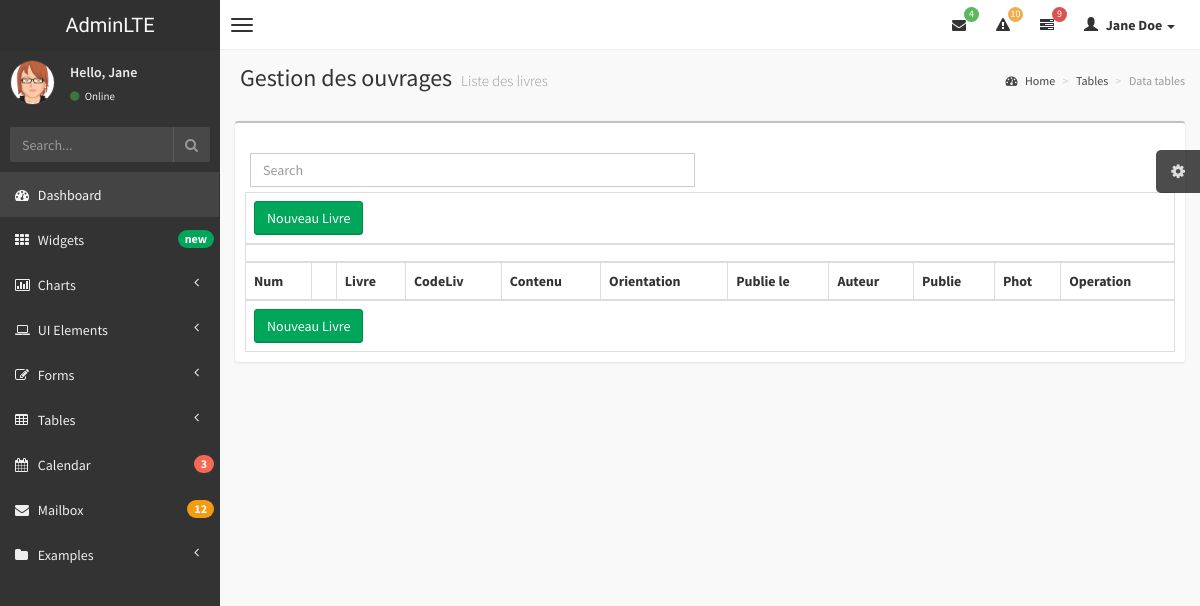
Before: /ouvrage/liste/ with the older database file.
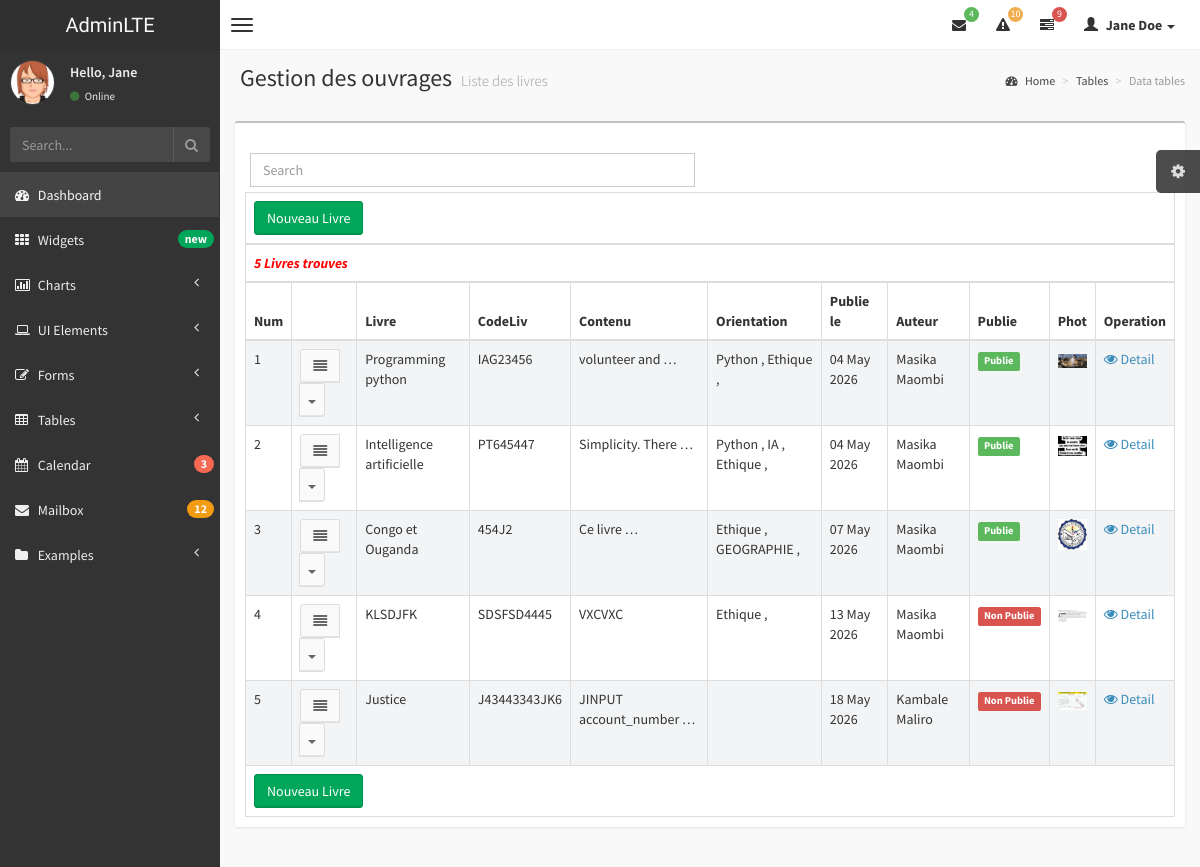
After: the same page with the newer database file.
### ouvrages/models.py (models this page shows, shortened)
class Article(models.Model):
    titre=models.CharField(max_length=50)
    tag=models.ManyToManyField(
        to=Etiquette,
        blank=True, related_name='tag'
    )
    auteur=models.ForeignKey(
        to=Auteur,on_delete=models.SET_NULL,null=True,related_name='auteur'
    )
    ville=models.ForeignKey(to=Ville, on_delete=models.SET_NULL,null=True, related_name='ville')
    date_publication=models.DateField(auto_now_add=True)
    code_livre=models.CharField(max_length=15,null=True,unique=True,validators=[MinLengthValidator(5)])
    image_livre=models.ImageField(upload_to='cover_pict_liv/',null=True, blank=True)
    contenu=models.TextField()
    est_publie=models.BooleanField(default=False)
    nb_vues=models.PositiveIntegerField(default=0)
    link_livre=models.URLField(max_length=200,null=True)

class Etiquette(models.Model):
    tags=models.CharField(max_length=20, unique=True)

class Auteur(models.Model):
    GenreListe=(
        ('F',"Feminin"),
        ('M',"Masculin"))
    nom=models.CharField(max_length=50)
    prenom=models.CharField(max_length=50)
    datenaiss=models.DateField()
    Genre=models.CharField(max_length=1,choices=GenreListe)
    ville=models.ForeignKey(to=Ville, on_delete=models.SET_NULL,null=True, related_name='ville_autre')

### ouvrages/views.py (the view)
# urls.py: path('ouvrage/liste/', views.liste_livre,name='liste_article'),
def liste_livre(request):
    artic=Article.objects.all()
    context={
        'article':artic,
        }
    return render(request, "liste_livres.html",context)

### ouvrages/templates/liste_livres.html (shortened to what this page needs)
{% include "nav.html" %}
{% block content %}
<aside class="right-side">
    <section class="content-header">
        <h1>
            Gestion des ouvrages
            <small>Liste des livres</small>
        </h1>
        <ol class="breadcrumb">
            <li><a href="#"><i class="fa fa-dashboard"></i> Home</a></li>
            <li><a href="#">Tables</a></li>
            <li class="active">Data tables</li>
        </ol>
    </section>
    <section class="content">
        <div class="row">
            <div class="col-xs-12">
                <div class="box">
                    <div class="box-header">
                        <h3 class="box-title"></h3>
                    </div>
                    <label class="input input-bordered flex col-sm-6">
                        <input type="search" class="form-control md-4" placeholder="Search" name="mot_cle"
                            hx-get="{% url 'rechercher_livre' %}" hx-trigger="keyup delay:1s" hx-target="#example1"
                            hx-indicator="#transition"
                            hx-on::before-request="document.getElementById('example1').style.opacity=0.4;"
                            hx-on::after-request="document.getElementById('example1').style.opacity=1.0;" />
                    </label>
                    <div class="box-body table-responsive">
                        {% include "tableau_livre.html" %}
                    </div>
                </div>
            </div>
        </div>
    </section>
</aside>
{% endblock %}

### ouvrages/templates/parties/rows_livre.html (shortened to what this page needs)
{% if article %}
{% for article in article %}
<tr id='data_tab'>
    <td> {{ forloop.counter }}</td>
    <td>
                                        <div class="btn-group">
                                            <button type="button" class="btn btn-default"><span class='fa fa-align-justify'></span></button>
                                            <button type="button" class="btn btn-default dropdown-toggle" data-toggle="dropdown">
                                                <span class="caret"></span>
                                            </button>
                                        </div>
    </td>
    <td> {{article.titre}}</td>
    <td> {{article.code_livre}}</td>
    <td> {{article.contenu|truncatewords:2}} </td>
    <td>
        {% for tag in article.tag.all %}
            {{tag.tags}}
            {% if tag %}
            ,
            {% endif %}
        {% endfor %}
    </td>
    <td> {{article.date_publication|date:"d M Y"}} </td>
    <td> {{article.auteur.nom }} {{article.auteur.prenom}} </td>
    <td>
        {% if article.est_publie %}
            <span class="label label-success">Publie</span>
        {% else %}
        <span class="label label-danger"> Non Publie</span>
        {% endif %}
    </td>
    <td style="width:3%"><img style="width:100%" src="{{article.image_livre.url}}"></td>
    <td><a href="{% url 'detail_art' id=article.id %}"><span class='fa fa-eye'></span> Detail</a></td>
</tr>
{% endfor %}
{% endif %}

Changed rows visible on the page:
added Article: titre "Programming python", code_livre "IAG23456", contenu "volunteer and …", date_publication "04 May 2026", auteur.nom "Masika", auteur.prenom "Maombi", est_publie "Publie", image_livre (picture)
now on this page (row edited): Etiquette: tags "Python"
now on this page (row edited): Etiquette: tags "Ethique"
added Article: titre "Intelligence artificielle", code_livre "PT645447", contenu "Simplicity. There …", date_publication "04 May 2026", auteur.nom "Masika", auteur.prenom "Maombi", est_publie "Publie", image_livre (picture)
now on this page (row edited): Etiquette: tags "IA", shown under "Intelligence artificielle"
added Article: titre "Congo et Ouganda", code_livre "454J2", contenu "Ce livre …", date_publication "07 May 2026", auteur.nom "Masika", auteur.prenom "Maombi", est_publie "Publie", image_livre (picture)
now on this page (row edited): Etiquette: tags "GEOGRAPHIE", shown under "Congo et Ouganda"
added Article: titre "KLSDJFK", code_livre "SDSFSD4445", contenu "VXCVXC", date_publication "13 May 2026", auteur.nom "Masika", auteur.prenom "Maombi", est_publie "Non Publie", image_livre (picture)
added Article: titre "Justice", code_livre "J43443343JK6", contenu "JINPUT account_number …", date_publication "18 May 2026", auteur.nom "Kambale", auteur.prenom "Maliro", est_publie "Non Publie", image_livre (picture)
Other visible differences:
{{ article|length }}: (not shown) → "5"
text now shown: "Livres trouves"
